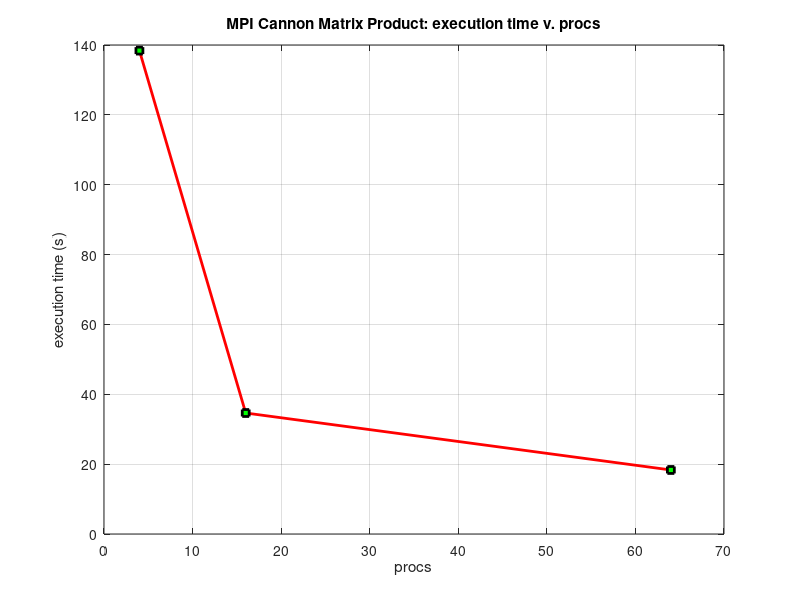
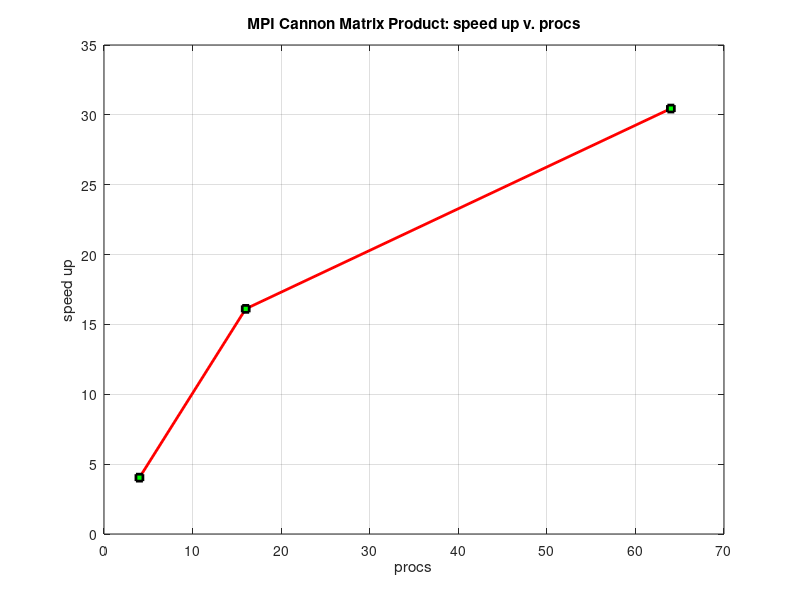
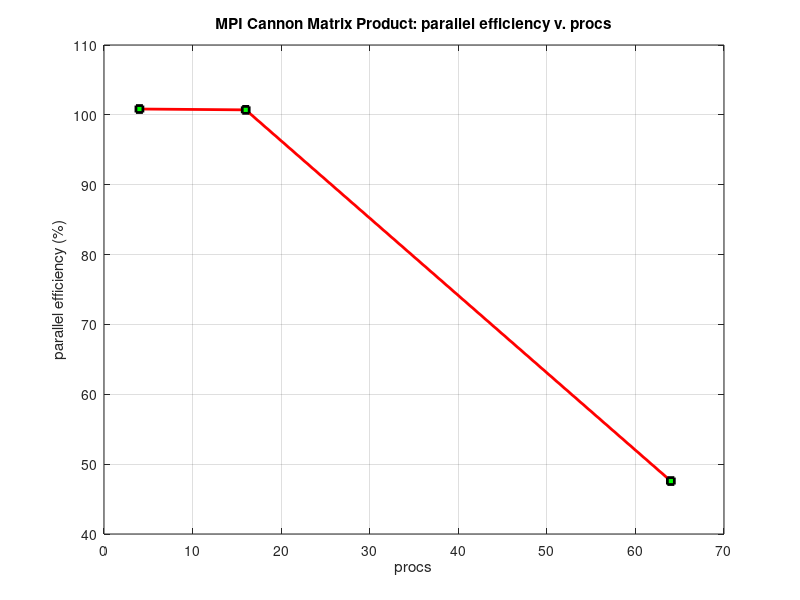
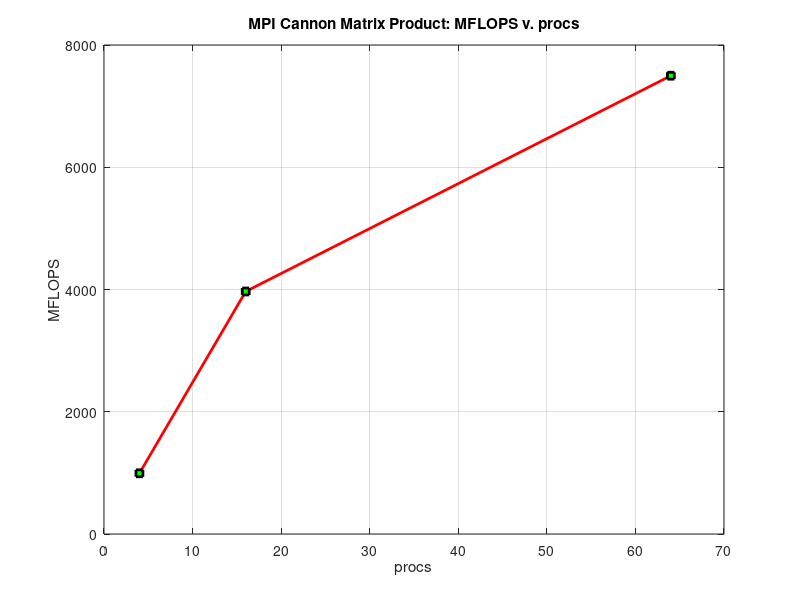

Recreate these plots in MATLAB, in order.

% MATLAB code to plot the MPI cannon matrix product results
% author: Aravind I.
% date: 11/13/2018
clear; clear all;
N = 4096;

%load the exec time into matlab workspace
%exec_time_no_transpose = [544.341190 55.494490 23.557356];
exec_time = [138.395898 34.640417 18.331599];
procs = [4 16 64];
% Calculation of FLOPS for matrix multiply: 2N / execution time
FLOPS = 2*N*N*N;
MFLOPS = (FLOPS./exec_time)/1e6;

% Calculate speed up
speedup = 558.210689./exec_time;

% Calculate parallel efficiency
parEff = 100*speedup./procs;

% Execution Time v. P
figure
plot(procs,exec_time,'-rs','LineWidth',2,...
                       'MarkerEdgeColor','k',...
                       'MarkerFaceColor','g',...
                       'MarkerSize',5)
title('MPI Cannon Matrix Product: execution time v. procs')
xlabel('procs')
ylabel('execution time (s)')
grid on

% Plot Speed UP v. N
figure
plot(procs,speedup, '-rs','LineWidth',2,...
                       'MarkerEdgeColor','k',...
                       'MarkerFaceColor','g',...
                       'MarkerSize',5)
title('MPI Cannon Matrix Product: speed up v. procs')
xlabel('procs')
ylabel('speed up')
grid on

% Plot Parallel Efficiency v. N
figure
plot(procs,parEff,'-rs','LineWidth',2,...
                       'MarkerEdgeColor','k',...
                       'MarkerFaceColor','g',...
                       'MarkerSize',5)
title('MPI Cannon Matrix Product: parallel efficiency v. procs')
xlabel('procs')
ylabel('parallel efficiency (%)')
grid on

% Plot MFLOPS v. N
figure
plot(procs,MFLOPS,'-rs','LineWidth',2,...
                       'MarkerEdgeColor','k',...
                       'MarkerFaceColor','g',...
                       'MarkerSize',5)
title('MPI Cannon Matrix Product: MFLOPS v. procs')
xlabel('procs')
ylabel('MFLOPS')
grid on

